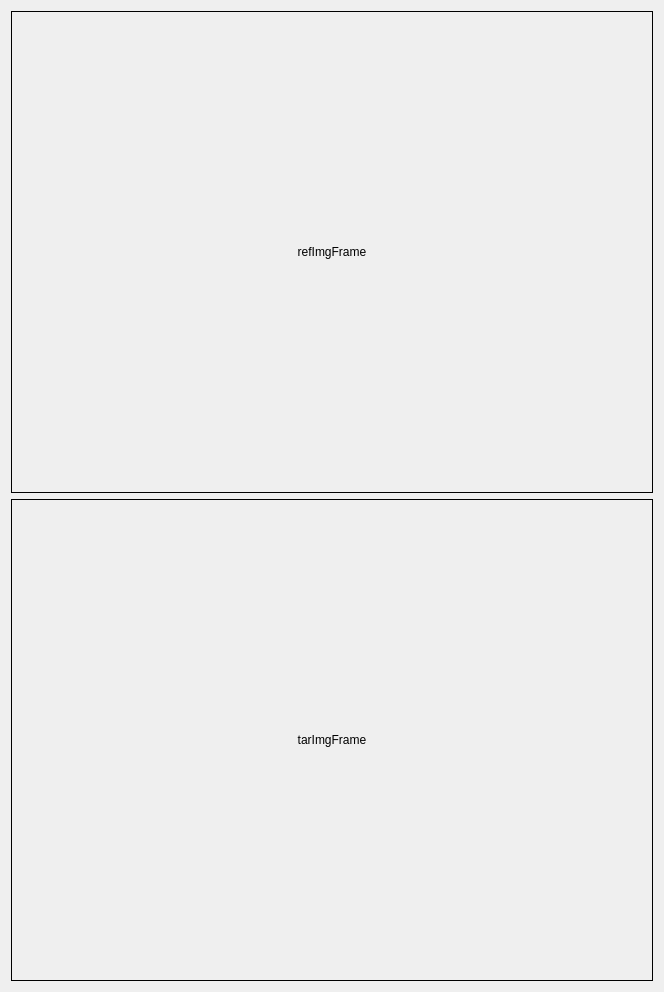
<?xml version="1.0" encoding="UTF-8"?>
<ui version="4.0">
 <class>OneCamWidget</class>
 <widget class="QWidget" name="OneCamWidget">
  <property name="geometry">
   <rect>
    <x>0</x>
    <y>0</y>
    <width>664</width>
    <height>992</height>
   </rect>
  </property>
  <property name="windowTitle">
   <string>One Camera Widget</string>
  </property>
  <layout class="QGridLayout" name="gridLayout" columnstretch="1">
   <item row="0" column="0">
    <layout class="QVBoxLayout" name="verticalLayout">
     <item>
      <widget class="QLabel" name="refFramelabel">
       <property name="sizePolicy">
        <sizepolicy hsizetype="Ignored" vsizetype="Ignored">
         <horstretch>0</horstretch>
         <verstretch>0</verstretch>
        </sizepolicy>
       </property>
       <property name="autoFillBackground">
        <bool>true</bool>
       </property>
       <property name="frameShape">
        <enum>QFrame::Box</enum>
       </property>
       <property name="text">
        <string>refImgFrame</string>
       </property>
       <property name="alignment">
        <set>Qt::AlignCenter</set>
       </property>
      </widget>
     </item>
     <item>
      <widget class="QLabel" name="tarFramelabel">
       <property name="sizePolicy">
        <sizepolicy hsizetype="Ignored" vsizetype="Ignored">
         <horstretch>0</horstretch>
         <verstretch>0</verstretch>
        </sizepolicy>
       </property>
       <property name="autoFillBackground">
        <bool>true</bool>
       </property>
       <property name="frameShape">
        <enum>QFrame::Box</enum>
       </property>
       <property name="text">
        <string>tarImgFrame</string>
       </property>
       <property name="alignment">
        <set>Qt::AlignCenter</set>
       </property>
      </widget>
     </item>
    </layout>
   </item>
  </layout>
 </widget>
 <layoutdefault spacing="6" margin="11"/>
 <resources/>
 <connections/>
</ui>
